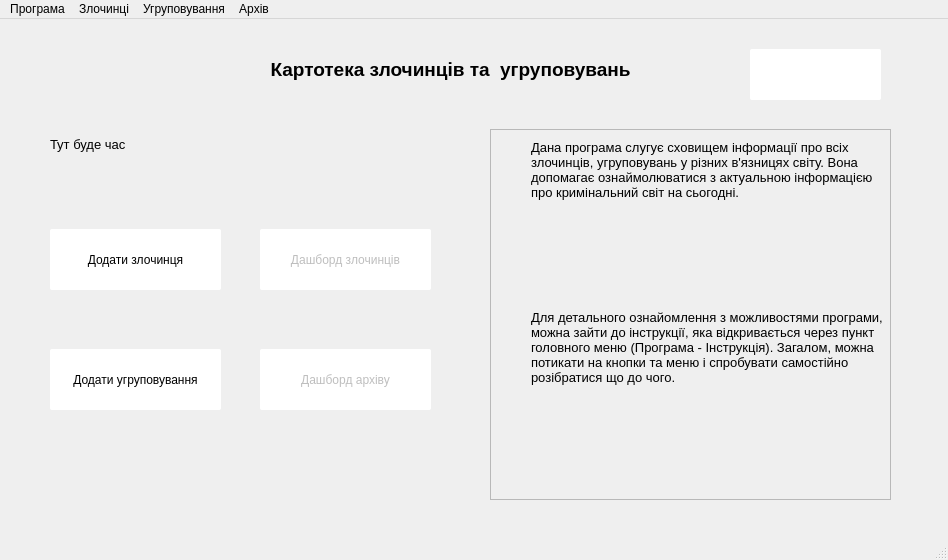
<?xml version="1.0" encoding="UTF-8"?>
<ui version="4.0">
 <class>MainWindow</class>
 <widget class="QMainWindow" name="MainWindow">
  <property name="geometry">
   <rect>
    <x>0</x>
    <y>0</y>
    <width>948</width>
    <height>560</height>
   </rect>
  </property>
  <property name="maximumSize">
   <size>
    <width>1440</width>
    <height>1080</height>
   </size>
  </property>
  <property name="windowTitle">
   <string>Головна форма</string>
  </property>
  <widget class="QWidget" name="centralwidget">
   <widget class="QLabel" name="label">
    <property name="geometry">
     <rect>
      <x>190</x>
      <y>0</y>
      <width>521</width>
      <height>101</height>
     </rect>
    </property>
    <property name="font">
     <font>
      <family>Segoe UI</family>
      <pointsize>14</pointsize>
      <weight>75</weight>
      <bold>true</bold>
     </font>
    </property>
    <property name="text">
     <string>Картотека злочинців та  угруповувань</string>
    </property>
    <property name="alignment">
     <set>Qt::AlignCenter</set>
    </property>
   </widget>
   <widget class="QLabel" name="label_2">
    <property name="geometry">
     <rect>
      <x>50</x>
      <y>100</y>
      <width>271</width>
      <height>51</height>
     </rect>
    </property>
    <property name="font">
     <font>
      <family>Segoe UI</family>
      <pointsize>10</pointsize>
     </font>
    </property>
    <property name="text">
     <string>Тут буде час</string>
    </property>
   </widget>
   <widget class="QPushButton" name="pushButton">
    <property name="geometry">
     <rect>
      <x>750</x>
      <y>30</y>
      <width>131</width>
      <height>51</height>
     </rect>
    </property>
    <property name="styleSheet">
     <string notr="true">border-width: 5px;
background-color: white;
border-radius: 2px;</string>
    </property>
    <property name="text">
     <string/>
    </property>
    <property name="icon">
     <iconset>
      <normaloff>../icons/icons8-sun-64.png</normaloff>../icons/icons8-sun-64.png</iconset>
    </property>
    <property name="iconSize">
     <size>
      <width>30</width>
      <height>30</height>
     </size>
    </property>
   </widget>
   <widget class="QPushButton" name="pushButton_2">
    <property name="geometry">
     <rect>
      <x>50</x>
      <y>210</y>
      <width>171</width>
      <height>61</height>
     </rect>
    </property>
    <property name="styleSheet">
     <string notr="true">border-width: 5px;
background-color: white;
border-radius: 2px;</string>
    </property>
    <property name="text">
     <string>Додати злочинця</string>
    </property>
    <property name="icon">
     <iconset>
      <normaloff>../icons/icons8-prisoner-64.png</normaloff>../icons/icons8-prisoner-64.png</iconset>
    </property>
    <property name="iconSize">
     <size>
      <width>30</width>
      <height>30</height>
     </size>
    </property>
   </widget>
   <widget class="QPushButton" name="pushButton_3">
    <property name="geometry">
     <rect>
      <x>50</x>
      <y>330</y>
      <width>171</width>
      <height>61</height>
     </rect>
    </property>
    <property name="styleSheet">
     <string notr="true">border-width: 5px;
background-color: white;
border-radius: 2px;</string>
    </property>
    <property name="text">
     <string>Додати угруповування</string>
    </property>
    <property name="icon">
     <iconset>
      <normaloff>../icons/icons8-gang-64.png</normaloff>../icons/icons8-gang-64.png</iconset>
    </property>
    <property name="iconSize">
     <size>
      <width>30</width>
      <height>30</height>
     </size>
    </property>
   </widget>
   <widget class="QPushButton" name="pushButton_4">
    <property name="enabled">
     <bool>false</bool>
    </property>
    <property name="geometry">
     <rect>
      <x>260</x>
      <y>330</y>
      <width>171</width>
      <height>61</height>
     </rect>
    </property>
    <property name="styleSheet">
     <string notr="true">border-width: 5px;
background-color: white;
border-radius: 2px;</string>
    </property>
    <property name="text">
     <string>Дашборд архіву</string>
    </property>
    <property name="icon">
     <iconset>
      <normaloff>../icons/icons8-dashboard-64.png</normaloff>../icons/icons8-dashboard-64.png</iconset>
    </property>
    <property name="iconSize">
     <size>
      <width>30</width>
      <height>30</height>
     </size>
    </property>
   </widget>
   <widget class="QFrame" name="frame">
    <property name="geometry">
     <rect>
      <x>490</x>
      <y>110</y>
      <width>401</width>
      <height>371</height>
     </rect>
    </property>
    <property name="frameShape">
     <enum>QFrame::StyledPanel</enum>
    </property>
    <property name="frameShadow">
     <enum>QFrame::Raised</enum>
    </property>
    <widget class="QLabel" name="label_4">
     <property name="geometry">
      <rect>
       <x>40</x>
       <y>180</y>
       <width>361</width>
       <height>191</height>
      </rect>
     </property>
     <property name="font">
      <font>
       <family>Segoe UI</family>
       <pointsize>10</pointsize>
       <stylestrategy>PreferDefault</stylestrategy>
      </font>
     </property>
     <property name="tabletTracking">
      <bool>false</bool>
     </property>
     <property name="contextMenuPolicy">
      <enum>Qt::DefaultContextMenu</enum>
     </property>
     <property name="layoutDirection">
      <enum>Qt::LeftToRight</enum>
     </property>
     <property name="autoFillBackground">
      <bool>false</bool>
     </property>
     <property name="text">
      <string>Для детального ознайомлення з можливостями програми, можна зайти до інструкції, яка відкривається через пункт головного меню (Програма - Інструкція). Загалом, можна потикати на кнопки та меню і спробувати самостійно розібратися що до чого.</string>
     </property>
     <property name="textFormat">
      <enum>Qt::AutoText</enum>
     </property>
     <property name="alignment">
      <set>Qt::AlignLeading|Qt::AlignLeft|Qt::AlignTop</set>
     </property>
     <property name="wordWrap">
      <bool>true</bool>
     </property>
     <property name="margin">
      <number>12</number>
     </property>
     <property name="indent">
      <number>1</number>
     </property>
    </widget>
    <widget class="QLabel" name="label_3">
     <property name="geometry">
      <rect>
       <x>40</x>
       <y>10</y>
       <width>351</width>
       <height>171</height>
      </rect>
     </property>
     <property name="font">
      <font>
       <family>Segoe UI</family>
       <pointsize>10</pointsize>
       <stylestrategy>PreferDefault</stylestrategy>
      </font>
     </property>
     <property name="tabletTracking">
      <bool>false</bool>
     </property>
     <property name="contextMenuPolicy">
      <enum>Qt::DefaultContextMenu</enum>
     </property>
     <property name="layoutDirection">
      <enum>Qt::LeftToRight</enum>
     </property>
     <property name="autoFillBackground">
      <bool>false</bool>
     </property>
     <property name="text">
      <string>Дана програма слугує сховищем інформації про всіх злочинців, угруповувань у різних в'язницях світу. Вона допомагає ознаймолюватися з актуальною інформацією про кримінальний світ на сьогодні.</string>
     </property>
     <property name="textFormat">
      <enum>Qt::AutoText</enum>
     </property>
     <property name="alignment">
      <set>Qt::AlignLeading|Qt::AlignLeft|Qt::AlignTop</set>
     </property>
     <property name="wordWrap">
      <bool>true</bool>
     </property>
     <property name="margin">
      <number>12</number>
     </property>
     <property name="indent">
      <number>1</number>
     </property>
    </widget>
   </widget>
   <widget class="QPushButton" name="pushButton_5">
    <property name="enabled">
     <bool>false</bool>
    </property>
    <property name="geometry">
     <rect>
      <x>260</x>
      <y>210</y>
      <width>171</width>
      <height>61</height>
     </rect>
    </property>
    <property name="styleSheet">
     <string notr="true">border-width: 5px;
background-color: white;
border-radius: 2px;</string>
    </property>
    <property name="text">
     <string>Дашборд злочинців</string>
    </property>
    <property name="icon">
     <iconset>
      <normaloff>../icons/icons8-dashboard-64.png</normaloff>../icons/icons8-dashboard-64.png</iconset>
    </property>
    <property name="iconSize">
     <size>
      <width>30</width>
      <height>30</height>
     </size>
    </property>
   </widget>
  </widget>
  <widget class="QMenuBar" name="menubar">
   <property name="geometry">
    <rect>
     <x>0</x>
     <y>0</y>
     <width>948</width>
     <height>26</height>
    </rect>
   </property>
   <widget class="QMenu" name="menu">
    <property name="title">
     <string>Програма</string>
    </property>
    <addaction name="action_4"/>
    <addaction name="separator"/>
    <addaction name="action_6"/>
    <addaction name="separator"/>
    <addaction name="action_8"/>
   </widget>
   <widget class="QMenu" name="menu_2">
    <property name="title">
     <string>Злочинці</string>
    </property>
   </widget>
   <widget class="QMenu" name="menu_3">
    <property name="title">
     <string>Угруповування</string>
    </property>
   </widget>
   <widget class="QMenu" name="menu_4">
    <property name="title">
     <string>Архів</string>
    </property>
   </widget>
   <addaction name="menu"/>
   <addaction name="menu_2"/>
   <addaction name="menu_3"/>
   <addaction name="menu_4"/>
  </widget>
  <widget class="QStatusBar" name="statusbar"/>
  <action name="action">
   <property name="text">
    <string>Про розробника</string>
   </property>
   <property name="shortcut">
    <string>Ctrl+P</string>
   </property>
  </action>
  <action name="action_4">
   <property name="text">
    <string>Версія програми</string>
   </property>
   <property name="shortcut">
    <string>Alt+V</string>
   </property>
  </action>
  <action name="action_6">
   <property name="text">
    <string>Інструкція роботи</string>
   </property>
   <property name="shortcut">
    <string>Ctrl+O</string>
   </property>
  </action>
  <action name="action_8">
   <property name="text">
    <string>Вийти</string>
   </property>
   <property name="shortcut">
    <string>Ctrl+F4</string>
   </property>
  </action>
 </widget>
 <resources/>
 <connections/>
</ui>
